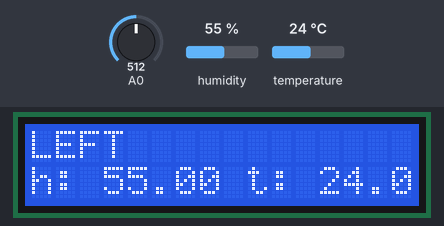
Simulated run of this sketch. Board: Arduino Uno, built with avr-gcc and run on an emulated ATmega328P. On the bench: 16×2 character LCD. The inputs (shaded band) are chosen by the test bench; at power-on: A0 = 512, humidity 55 %, temperature 24 °C.

Above: at 1.2 s.
1.3 s: A0 set to 370
At 2.3 s:
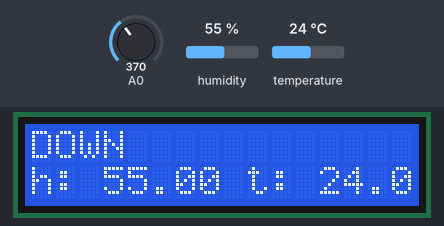
2.8 s: A0 set to 122
At 3.3 s:
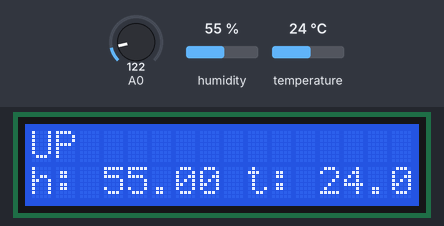
4.3 s: A0 set to 40
At 5.5 s:
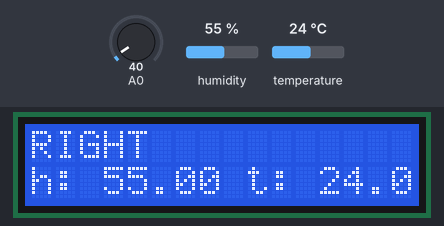
5.8 s: A0 set to 716
At 6.9 s:
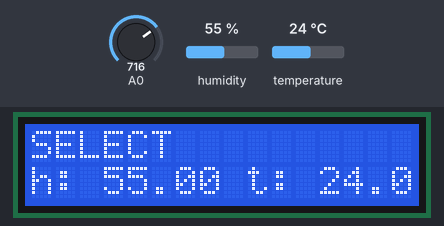
7.3 s: A0 set to 900
At 8.0 s:
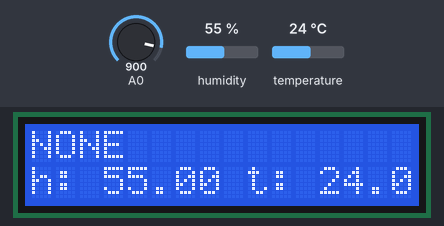
8.8 s: humidity set to 22 %
At 10.8 s:
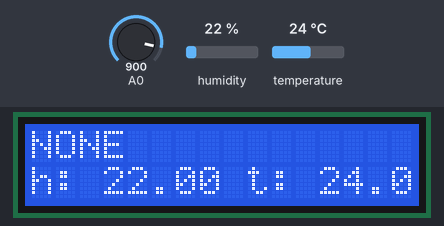
Timing chart, 0 to 12.3 s (numbered marks = the images above; inputs shaded):
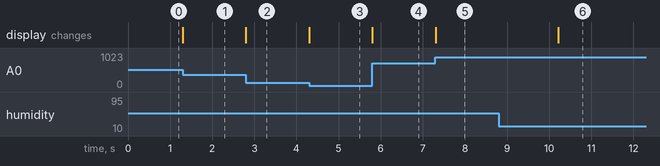

The sketch:

LCD.ino
```cpp
//Sample using LiquidCrystal library
#include <LiquidCrystal.h>

/*******************************************************

This program will test the LCD panel and the buttons
Mark Bramwell, July 2010

********************************************************/

// select the pins used on the LCD panel
LiquidCrystal lcd(8, 9, 4, 5, 6, 7);

// define some values used by the panel and buttons
int lcd_key     = 0;
int adc_key_in  = 0;
#define btnRIGHT  0
#define btnUP     1
#define btnDOWN   2
#define btnLEFT   3
#define btnSELECT 4
#define btnNONE   5

// read the buttons
int read_LCD_buttons()
{
 adc_key_in = analogRead(0);      // read the value from the sensor
 // my buttons when read are centered at these valies: 0, 144, 329, 504, 741
 // we add approx 50 to those values and check to see if we are close
 if (adc_key_in > 1000) return btnNONE; // We make this the 1st option for speed reasons since it will be the most likely result
 // For V1.1 us this threshold
 /*
 if (adc_key_in < 50)   return btnRIGHT;
 if (adc_key_in < 250)  return btnUP;
 if (adc_key_in < 450)  return btnDOWN;
 if (adc_key_in < 650)  return btnLEFT;
 if (adc_key_in < 850)  return btnSELECT;
 */

 // For V1.0 comment the other threshold and use the one below:
 if (adc_key_in < 50)   return btnRIGHT;
 if (adc_key_in < 195)  return btnUP;
 if (adc_key_in < 380)  return btnDOWN;
 if (adc_key_in < 555)  return btnLEFT;
 if (adc_key_in < 790)  return btnSELECT;


 return btnNONE;  // when all others fail, return this...
}
#include "DHT.h"
#define dhtPin 2      //讀取DHT11 Data
#define dhtType DHT11 //選用DHT11

DHT dht(dhtPin, dhtType); // Initialize DHT sensor

void setup()
{
 lcd.begin(16, 2);              // start the library
 dht.begin();//啟動DHT
}

void loop()
{
float h = dht.readHumidity();//讀取濕度
float t = dht.readTemperature();//讀取攝氏溫度
lcd.setCursor(0,1);
lcd.print("h: ");
lcd.print(h);
lcd.setCursor(9,1);
lcd.print("t: ");
lcd.print(t);
lcd.setCursor(0,0);            // move to the begining of the second line
lcd_key = read_LCD_buttons();  // read the buttons
switch (lcd_key)               // depending on which button was pushed, we perform an action
 {
   case btnRIGHT:
     {
     lcd.print("RIGHT ");
     break;
     }
   case btnLEFT:
     {
     lcd.print("LEFT   ");
     break;
     }
   case btnUP:
     {
     lcd.print("UP    ");
     break;
     }
   case btnDOWN:
     {
     lcd.print("DOWN  ");
     break;
     }
   case btnSELECT:
     {
     lcd.print("SELECT");
     break;
     }
     case btnNONE:
     {
     lcd.print("NONE  ");
     break;
     }
 }

}
```

Measured:
- after the input at 1.3 s, the display: changes at once (image 1)
- after the input at 2.8 s, the display: changes at once (image 2)
- after the input at 4.3 s, the display: changes at once (image 3)
- after the input at 5.8 s, the display: changes at once (image 4)
- after the input at 7.3 s, the display: changes at once (image 5)
- after the input at 8.8 s, the display: changes after 1.4 s (image 6)
